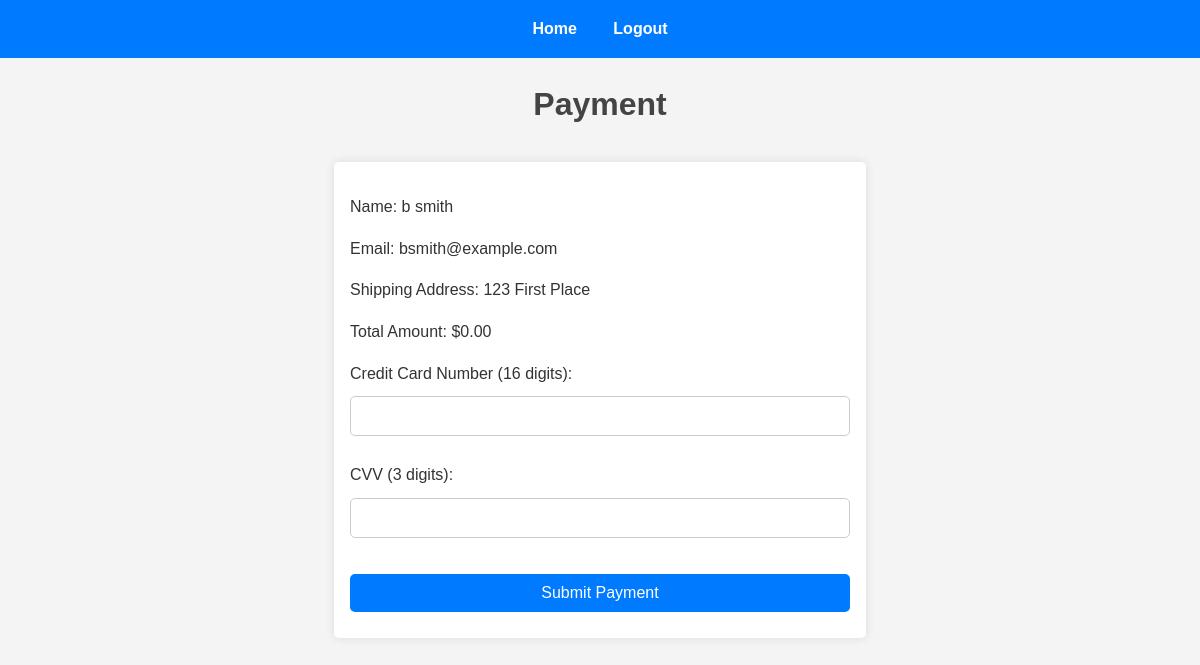
Screenshot of /payment.php (signed in) with the database file from the repository.
### tables this page shows
CREATE TABLE `USERS` (
  `userId` int NOT NULL,
  `firstName` varchar(100) NOT NULL,
  `lastName` varchar(100) NOT NULL,
  `userName` varchar(100) NOT NULL,
  `email` varchar(150) NOT NULL,
  `passwordHash` varchar(255) NOT NULL,
  `shippingAddress` text,
  `role` enum('user','admin') DEFAULT 'user',
  `lastLogin` timestamp NULL DEFAULT NULL
);

### payment.php (the view, shortened to what this page needs)
<?php
require_once 'dbinfo.php';
$userId = $_SESSION['userId'];
$userQuery = "SELECT firstName, lastName, email, shippingAddress FROM USERS WHERE userId = ?";
$stmt = $conn->prepare($userQuery);
$stmt->bind_param("i", $userId);
$stmt->execute();
$userResult = $stmt->get_result();
$user = $userResult->fetch_assoc();
$totalAmountQuery = "SELECT SUM(p.price * ci.quantity) AS totalAmount
                     FROM CART_ITEMS ci
                     JOIN PRODUCTS p ON ci.productId = p.productId
                     JOIN CART c ON ci.cartId = c.cartId
                     WHERE c.userId = ?";
$stmt = $conn->prepare($totalAmountQuery);
$stmt->bind_param("i", $userId);
$stmt->execute();
$totalAmountResult = $stmt->get_result();
$totalAmount = $totalAmountResult->fetch_assoc()['totalAmount'] ?? 0;
?>
<html>
<head>
    <link rel="stylesheet" href="styles.css">
</head>
<body>
    <div class="navbar">
        <a href="home.php">Home</a>
        <a href="logout.php">Logout</a>
    </div>
    <h1>Payment</h1>
    <form method="POST">
        <p>Name: <?php echo htmlspecialchars($user['firstName'] . ' ' . $user['lastName']); ?></p>
        <p>Email: <?php echo htmlspecialchars($user['email']); ?></p>
        <p>Shipping Address: <?php echo htmlspecialchars($user['shippingAddress']); ?></p>
        <p>Total Amount: $<?php echo number_format($totalAmount, 2); ?></p>
        <p>
            <label for="creditCard">Credit Card Number (16 digits):</label>
            <input type="text" name="creditCard" id="creditCard" maxlength="16" required>
        </p>
        <p>
            <label for="cvv">CVV (3 digits):</label>
            <input type="text" name="cvv" id="cvv" maxlength="3" required>
        </p>
        <button type="submit">Submit Payment</button>
    </form>
</body>
</html>

### styles.css (style rules this page uses)
body { font-family: Arial, sans-serif; margin: 0; padding: 0; background-color: #f4f4f4; color: #333; line-height: 1.6; }
h1, h2 { color: #444; text-align: center; }
a { color: #007BFF; text-decoration: none; }
.navbar { background-color: #007BFF; padding: 1rem; text-align: center; }
.navbar a { color: #fff; margin: 0 1rem; font-weight: bold; }
form { max-width: 500px; margin: 2rem auto; padding: 1rem; background: #fff; border-radius: 5px; box-shadow: 0 0 10px rgba(0, 0, 0, 0.1); }
form input, form textarea, form button { width: 100%; padding: 10px; margin: 10px 0; border: 1px solid #ccc; border-radius: 5px; font-size: 1rem; }
form button { background: #007BFF; color: #fff; border: none; cursor: pointer; }
button { padding: 10px 15px; background: #007BFF; color: #fff; border: none; border-radius: 5px; cursor: pointer; }

### rows the page displays
users: firstName+lastName "b smith", email "bsmith@example.com", shippingAddress "123 First Place"

### other values shown
$totalAmount "0.00"
